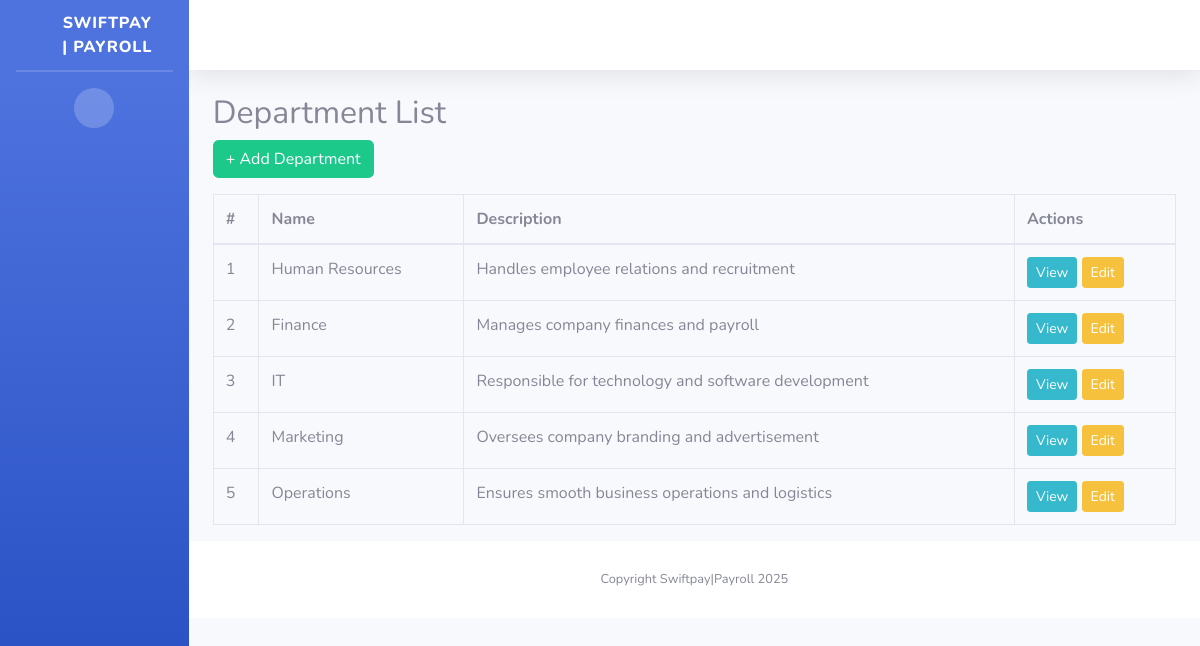
Screenshot of /departments/ with the database file from the repository.
### mywebsite/models.py (models this page shows, shortened)
class Department(models.Model):
    name = models.CharField(max_length=100, unique=True)
    description = models.TextField(blank=True, null=True)

### mywebsite/views.py (the view)
# urls.py: path('departments/', views.department_list, name='department_list'),
def department_list(request):
    departments = Department.objects.all()
    return render(request, 'departments/department_list.html', {'departments': departments})

### templates/departments/department_list.html
{% extends "base.html" %}
{% block content %}
<div class="container">
    <h2>Department List</h2>
    <a href="{% url 'department_create' %}" class="btn btn-success mb-3">+ Add Department</a>
    <table class="table table-bordered">
        <thead>
            <tr>
                <th>#</th>
                <th>Name</th>
                <th>Description</th>
                <th>Actions</th>
            </tr>
        </thead>
        <tbody>
            {% for department in departments %}
            <tr>
                <td>{{ forloop.counter }}</td>
                <td>{{ department.name }}</td>
                <td>{{ department.description }}</td>
                <td>
                    <a href="{% url 'department_detail' department.pk %}" class="btn btn-info btn-sm">View</a>
                    <a href="{% url 'department_update' department.pk %}" class="btn btn-warning btn-sm">Edit</a>
                </td>
            </tr>
            {% empty %}
            <tr>
                <td colspan="4" class="text-center">No departments available.</td>
            </tr>
            {% endfor %}
        </tbody>
    </table>
</div>
{% endblock %}

### rows the page displays
Department: name "Human Resources", description "Handles employee relations and recruitment"
Department: name "Finance", description "Manages company finances and payroll"
Department: name "IT", description "Responsible for technology and software development"
Department: name "Marketing", description "Oversees company branding and advertisement"
Department: name "Operations", description "Ensures smooth business operations and logistics"
